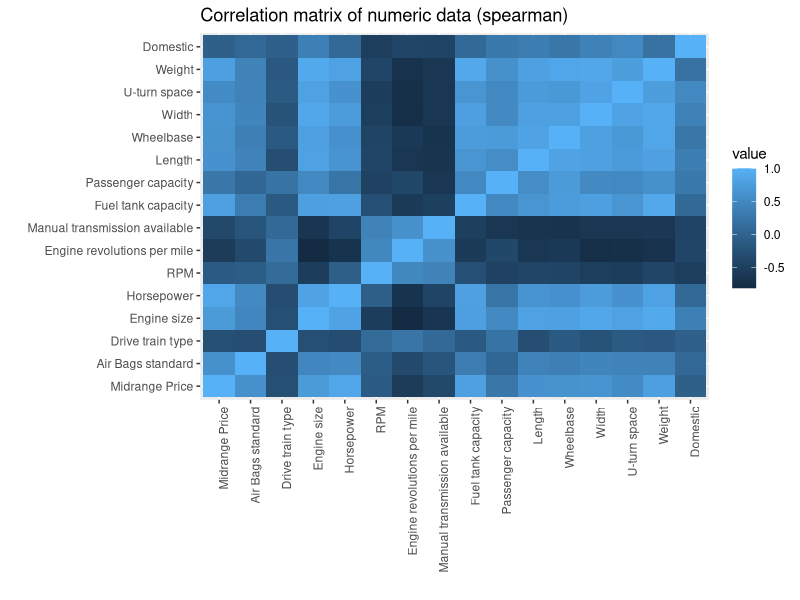
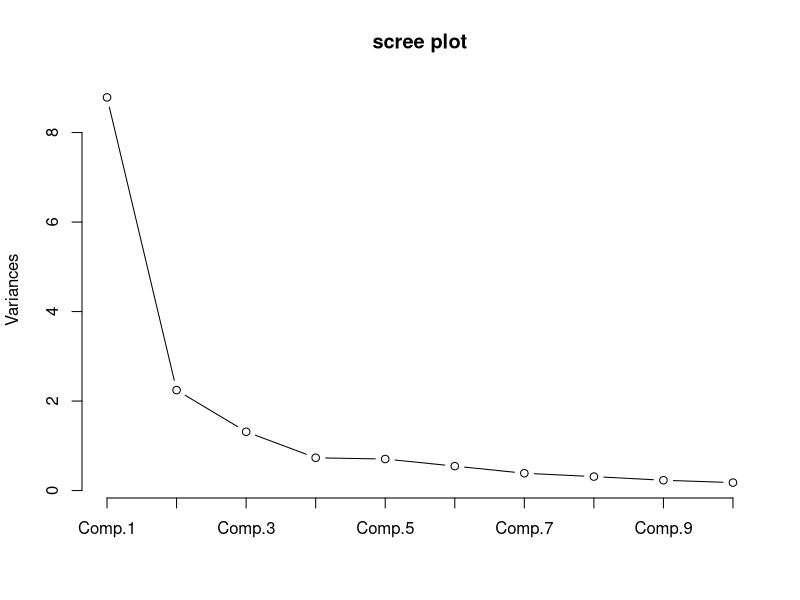

Write R code to recreate these figures, in order. (Note: this script raises an error after producing the figures.)
## principal component analysis
## principal components v factor analysis
# http://support.minitab.com/en-us/minitab/17/topic-library/modeling-statistics/multivariate/principal-components-and-factor-analysis/differences-between-pca-and-factor-analysis/

# for review:
# http://www.ats.ucla.edu/stat/sas/output/principal_components.htm

setwd(dir = "~/Desktop/Google Drive/SDSU/DA-Exam-2017/")

# ggplot2 examples
library(readr)
library(dplyr)
options(dplyr.width = Inf)

library(ggplot2) 

df <- read_csv(file = "df.csv")

glimpse(df)
rownames(df) <- paste(df$Manufacturer, df$Model)

# create factors with value labels 
# Run code from 1. EDA.R

# Maximum Likelihood Factor Analysis
# entering raw data and extracting 3 factors, 
# with varimax rotation 
numericdata <- sapply(df, is.numeric)
#numericdata[c(4,5,6)] <- FALSE ## omitting Price as this may be our dependent var
numericdata[c(4,6, 7, 8)] <- FALSE ## omitting Minimum Price and Maximum Price, and city and hw mpg
## city mpg will be the dependent variable for future analysis!

## remove missing data
pcdata <- na.omit(df[, numericdata]) ## drops two observations


library(reshape2)

correlations <- cor(pcdata, method = "spearman")
qplot(x=Var1, y=Var2, data=melt(correlations), fill=value, geom="tile",
      xlab = "", ylab = "", main = "Correlation matrix of numeric data (spearman)") + theme(axis.text.x = element_text(angle = 90, hjust = 1))

## there seems to be some severe collinearity!

# If any of the correlations are too high (say above .9), you may need to remove one of the variables from 
# the analysis, as the two variables seem to be measuring the same thing.  Another alternative would be to 
# combine the variables in some way (perhaps by taking the average).  If the correlations are too low, say 
# below .1, then one or more of the variables might load only onto one principal component (in other words,
# make its own principal component).  This is not helpful, as the whole point of the analysis is to 
# reduce the number of items (variables).





# Pricipal Components Analysis
# entering raw data and extracting PCs 
# from the correlation matrix 
fit <- princomp(x = pcdata, cor=TRUE)

summary(fit) # print variance accounted for 

loadings(fit) # 13 pc loadings 

plot(fit,type="lines", main = "scree plot") # scree plot 

qplot(x = 1:13, y = fit$sdev^2, geom = c("line", "point"), 
      main = "scree plot", xlab = "components", ylab = "Variance")



qplot(x = 1:13, y = (fit$sdev^2) / sum(fit$sdev^2), geom = c("line", "point"), 
      main = "scree plot (proportion of variance)", xlab = "components", ylab = "Proportion Variance Explained")



head(fit$scores[,1:2]) # the first two components account for 76% of the variance in the data



biplot(fit, choices = c(1,2))

biplot(fit, choices = c(2,3))






components <- data.frame(fit$scores[,1:2])
rnames <- apply(df[, c("Manufacturer" , "Model")], 1, function(x) paste(x[1], x[2]))
rownames(components) <- rnames

library(mclust)
mfit <- Mclust(data = components)
  
plot(mfit)  
  
  
  
  
  
  
  
  
  
